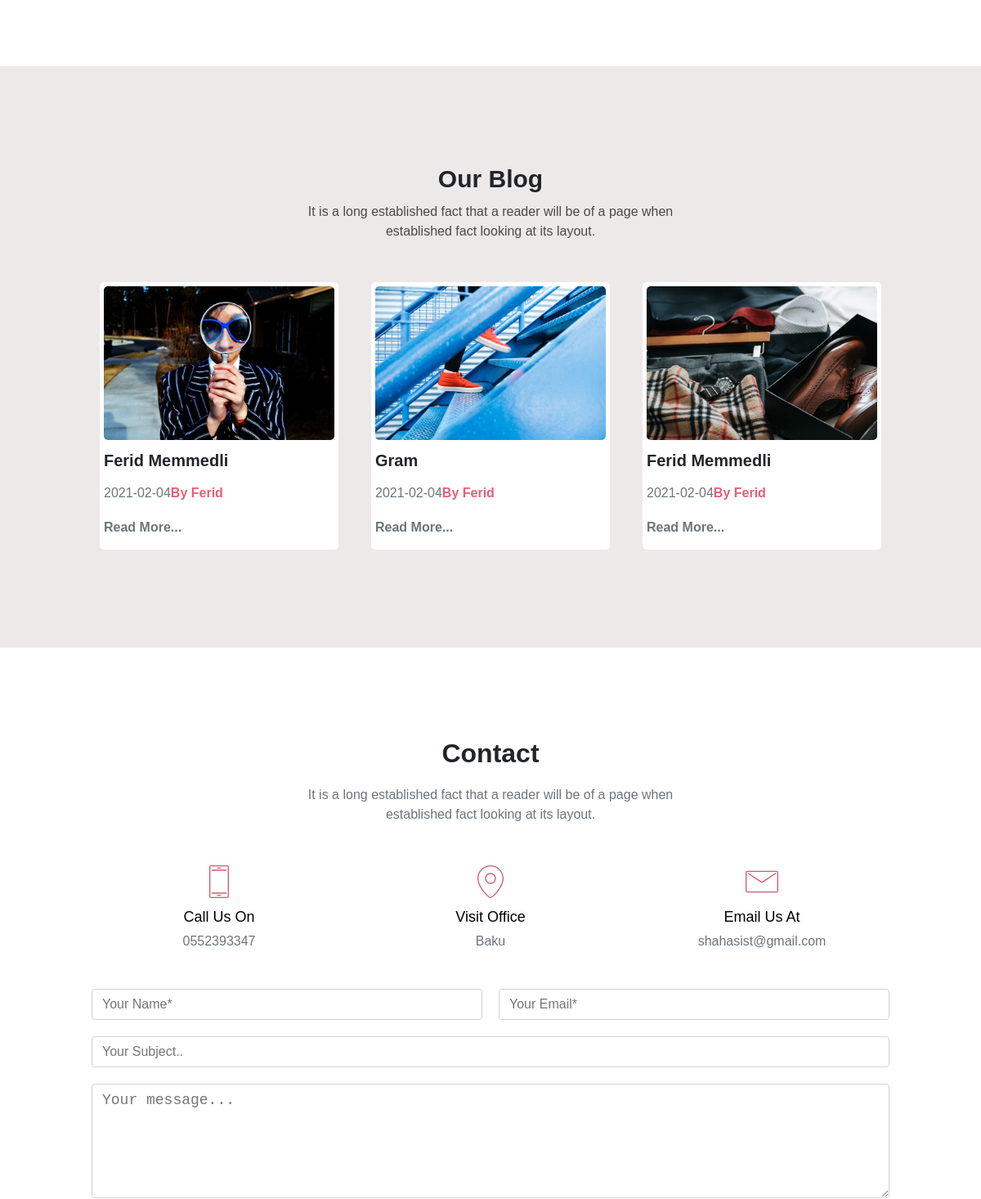
Before: / (middle part) with the older database file.
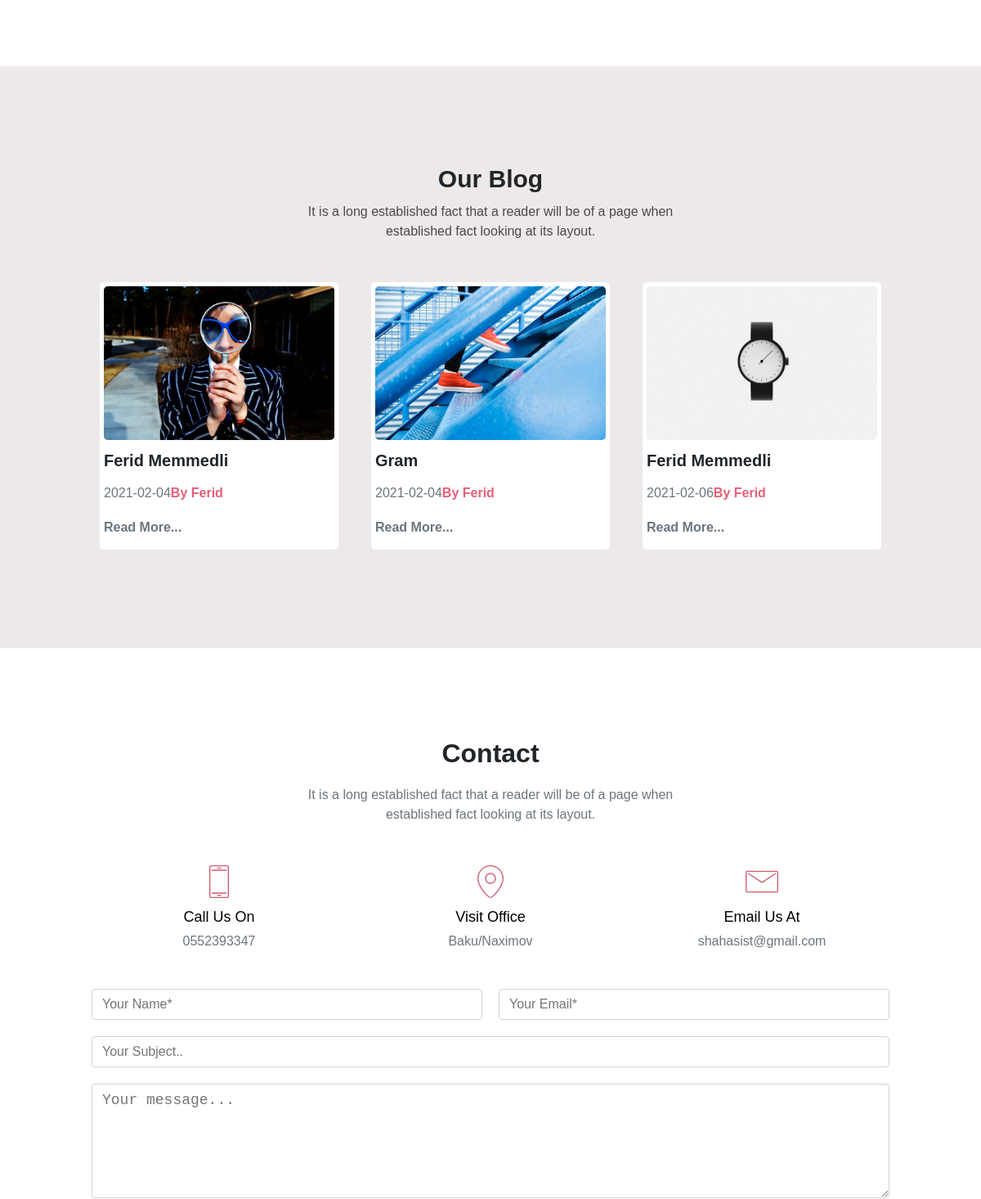
After: the same page with the newer database file.
### models.py (models this page shows, shortened)
class Blogs(db.Model):
    id = db.Column(db.Integer, primary_key=True)
    blogTitle = db.Column(db.String,nullable=False)
    blogDetail = db.Column(db.Text,nullable=False)
    blogAuthor = db.Column(db.String,nullable=False)
    blogDate = db.Column(db.Date,default=date.today())
    blogImage = db.Column(db.String,nullable=False)
    blogStatus = db.Column(db.Boolean)

class Contact(db.Model):
    id = db.Column(db.Integer, primary_key=True)
    elaqe = db.Column(db.String(100),nullable=False)
    unvan = db.Column(db.String(100),nullable=False)
    email = db.Column(db.String(100),nullable=False)

### app/routes.py (the view)
@app.route('/',methods=['GET','POST'])
def homePage():
    seo=Seo.query.all()
    blog=Blogs.query.filter_by(blogStatus=True).all()
    contact= Contact.query.all()
    about=About.query.all()
    client=Client.query.all()
    social=Social.query.all()
    portfolio=Portfolio.query.all()
    category=Category.query.all()
    if request.method == 'POST':
        form = Form(userName=request.form['name'],userEmail=request.form['email'],
            userSubject=request.form['subject'],userMessage=request.form['comments'])
        db.session.add(form)
        db.session.commit()
        return redirect ('/')
    return render_template('app/index.html',seo=seo,blog=blog,contact=contact,about=about,client=client,social=social,portfolio=portfolio,category=category)

### app/templates/app/index.html (shortened to what this page needs)
{% extends "app/layout.html" %}
{% block content_body %}
<section id="portfolio" class="pv-10x">
</section>
<section id="blog" class="pv-10x">
    <div class="an">
        <div class="qutu1 mv-2x">
            <h2>Our Blog</h2>
            <p class="m-2x">It is a long established fact that a reader will be of a page when established fact
                looking at its
                layout.</p>
        </div>
        <div class="qutu2 m-2x">
            {% for blog in blog %}
            <div class="oxu"><img src="{{blog.blogImage}}">
                <h2 class="mt-1x"><a href="/blog/{{blog.id}}"
                        style="color: #212529;text-decoration: none;">{{blog.blogTitle}}</a></h2>
                <div class="izahat">
                    <p class="tarix mv-1x">{{blog.blogDate}} </p><span class="color-red">{{blog.blogAuthor}}</span>
                    <p class="ardi mv-1x"><a href="/blog/{{blog.id}}">Read More...</a></p>
                </div>
            </div>
            {% endfor %}
        </div>
    </div>
</section>
{% endblock %}

### app/templates/app/layout.html (shortened to what this page needs)
<!DOCTYPE html>
<html>
<head>
    <link rel="stylesheet" href="https://cdnjs.cloudflare.com/ajax/libs/font-awesome/5.15.1/css/all.min.css"
 />
    <link rel="stylesheet" href="./static/css/reset.css">
    <link rel="stylesheet" href="./static/css/style.css">
</head>
<body>
    {% block content_body %}
    {% endblock %}
    <section id="contact" class="pv-10x">
        <div class="container">
            <div class="row width-full">
                <h2 class="col-12">Contact</h2>
            </div>
            <div class="row width-full metin">
                <p class="col-12">It is a long established fact that a reader will be of a page when established fact
                    looking at its layout.</p>
            </div>
            <div class="row width-full icons width-full mv-3x">
                <div class="col-4 mr-2x ml-2x width-full "><img src="./static/img/svg/mbri-mobile2.svg" alt="">
                    <h4 class="mv-1x">Call Us On</h4>
                    {% for i in contact %}
                    <p class="text-muted">{{i.elaqe}}</p>
                    {% endfor %}
                </div>
                <div class="col-4 mr-2x ml-2x width-full "><img src="./static/img/svg/mbri-pin.svg" alt="">
                    <h4 class="mv-1x">Visit Office</h4>
                    {% for i in contact %}
                    <p class="text-muted">{{i.unvan}}</p>
                    {% endfor %}
                </div>
                <div class="col-4 mr-2x ml-2x width-full "><img src="./static/img/svg/mbri-letter.svg" alt="">
                    <h4 class="mv-1x">Email Us At</h4>
                    {% for i in contact %}
                    <p class="text-muted">{{i.email}}</p>
                    {% endfor %}
                </div>
            </div>
            <form method="POST" action="/" class="row width-full form">
                <div class="container-full">
                    <div class="row width-full">
                        <div class="col-6">
                            <input name="name" id="name" type="text" class="form-control" maxlength="50"
                                placeholder="Your Name*" required>
                        </div>
                        <div class="col-6">
                            <input name="email" id="email" type="email" class="form-control" maxlength="50"
                                placeholder="Your Email*" required>
                        </div>
                    </div>
                    <div class="row width-full">
                        <div class="col-12">
                            <input name="subject" type="text" class="form-control" id="subject" maxlength="100"
                                placeholder="Your Subject.." required>
                        </div>
                    </div>
                    <div class="row width-full">
                        <div class="col-12">
                            <textarea style="height: 140px;" name="comments" id="comments" rows="4" class="form-control"
                                placeholder="Your message..." required></textarea>
                        </div>
                    </div>
                </div>
            </form>
        </div>
    </section>
</body>
</html>

### app/static/css/style.css (style rules this page uses)
.width-full { width: 100%; }
.container { width: 83%; margin: 0 auto; }
.container-full { width: 100%; margin: 0 auto; }
.row { display: -webkit-box; display: -ms-flexbox; display: flex; -webkit-box-pack: center; -ms-flex-pack: center; justify-content: center; }
[class^="col-"] { margin: 10px; -webkit-box-sizing: border-box; box-sizing: border-box; }
.col-4 { width: 33.33333%; }
.col-6 { width: 50%; }
.col-12 { width: 100%; }
.color-red { color: #e65f78; }
.m-2x { margin: 20px; }
.mv-1x { margin: 10px 0px; }
.mv-2x { margin: 20px 0px; }
.mv-3x { margin: 30px 0px; }
.mt-1x { margin-top: 10px; }
.mr-2x { margin-right: 20px; }
.ml-2x { margin-left: 20px; }
.pv-10x { padding: 100px 0px; }
#portfolio { margin: 0 auto; position: relative; width: 100%; height: none; }
#blog { margin: 0 auto; position: relative; width: 100%; height: none; background-color: rgba(230, 224, 224, 0.69); }
#blog .an { display: -webkit-box; display: -ms-flexbox; display: flex; -webkit-box-orient: vertical; -webkit-box-direction: normal; -ms-flex-direction: column; flex-direction: column; -ms-flex-pack: distribute; justify-content: space-around; -webkit-box-align: center; -ms-flex-align: center; align-items: center; margin: 0 auto; width: 83%; text-align: center; }
#blog .an .qutu1 h2 { font-size: 30px; }
#blog .an .qutu1 p { font-size: 1rem; font-weight: 400; line-height: 1.5; margin: 10px auto; text-align: center; max-width: 500px; color: rgba(0, 0, 0, 0.69); }
#blog .an .qutu2 { display: -ms-grid; display: grid; -ms-grid-rows: 1fr; grid-template-rows: 1fr; -ms-grid-columns: (1fr)[3]; grid-template-columns: repeat(3, 1fr); gap: 40px; }
#blog .an .qutu2 .oxu { overflow: hidden; text-align: left; background-color: white; padding: 5px; border-radius: 5px; }
#blog .an .qutu2 .oxu img { width: 100%; height: auto; -o-object-fit: cover; object-fit: cover; border-radius: 5px; }
#blog .an .qutu2 .oxu h2 { text-align: left; -webkit-box-sizing: border-box; box-sizing: border-box; cursor: pointer; font-weight: 700; font-size: 1.25rem; line-height: 1.2; }
#blog .an .qutu2 .oxu .izahat { line-height: 1.5; }
#blog .an .qutu2 .oxu .izahat span { font-weight: 700; cursor: pointer; }
#blog .an .qutu2 .oxu .izahat .tarix { display: inline-block; color: #6c757d; font-size: 1rem; font-weight: 500; line-height: 1.2; }
#blog .an .qutu2 .oxu .izahat .ardi a { text-decoration: none; color: #6c757d; font-weight: 700; }
#contact { margin: 0 auto; position: relative; }
#contact .container { display: -webkit-box; display: -ms-flexbox; display: flex; -webkit-box-orient: vertical; -webkit-box-direction: normal; -ms-flex-direction: column; flex-direction: column; -webkit-box-align: center; -ms-flex-align: center; align-items: center; -webkit-box-pack: justify; -ms-flex-pack: justify; justify-content: space-between; }
#contact .container .metin p { max-width: 500px; font-size: 1rem; font-weight: 400; line-height: 1.5; margin: 10px auto; text-align: center; color: #6c757d !important; }
#contact .container .icons { text-align: center; }
#contact .container .icons .col-4 img { height: 40px; }
#contact .container .icons .col-4 h4 { font-size: 18px; font-weight: 500 !important; line-height: 1.2; text-align: center; }
#contact .container .form { text-align: center; }
h2 { color: #212529; font-size: 2rem; margin-bottom: 0.5rem; line-height: 1.2; text-align: center; font-weight: 700; }
.form-control { width: 100%; height: calc(1.5em + 0.75rem + 2px); padding: 0.375rem 0.75rem; font-size: 1rem; font-weight: 400; line-height: 1.5; color: #495057; border: 1px solid #ced4da; border-radius: 0.25rem; resize: vertical; }
input { text-rendering: auto; letter-spacing: normal; word-spacing: normal; display: inline-block; text-align: start; cursor: text; padding: 1px 2px; }
#comments { font-size: 18px; }
.text-muted { color: #6c757d !important; }
html { scroll-behavior: smooth; }
* { -webkit-box-sizing: border-box !important; box-sizing: border-box !important; }

Changed rows visible on the page:
changed Blogs (number 3 of 3 on the later page): blogImage: a different picture; blogDate "2021-02-04" → "2021-02-06"
changed Contact "shahasist@gmail.com": unvan "Baku" → "Baku/Naximov"
